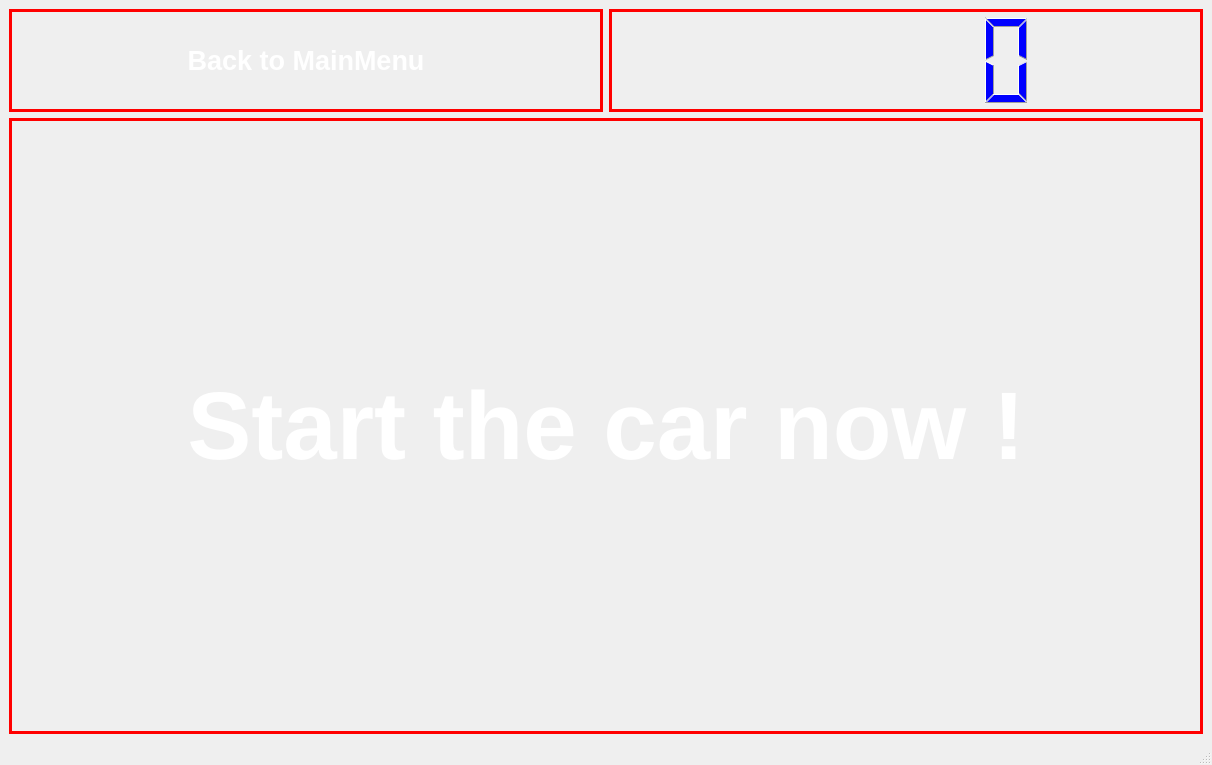
<?xml version="1.0" encoding="UTF-8"?>
<ui version="4.0">
 <class>start_car</class>
 <widget class="QMainWindow" name="start_car">
  <property name="geometry">
   <rect>
    <x>0</x>
    <y>0</y>
    <width>1212</width>
    <height>765</height>
   </rect>
  </property>
  <property name="windowTitle">
   <string>start_car</string>
  </property>
  <property name="styleSheet">
   <string notr="true"> background-image: url('/home/phong/Desktop/antitheft/GUI/3/b.png');
</string>
  </property>
  <widget class="QWidget" name="centralwidget">
   <layout class="QVBoxLayout" name="verticalLayout" stretch="2,12">
    <item>
     <layout class="QHBoxLayout" name="horizontalLayout">
      <item>
       <widget class="QPushButton" name="back_to_main">
        <property name="sizePolicy">
         <sizepolicy hsizetype="Preferred" vsizetype="Preferred">
          <horstretch>0</horstretch>
          <verstretch>0</verstretch>
         </sizepolicy>
        </property>
        <property name="font">
         <font>
          <pointsize>20</pointsize>
          <weight>75</weight>
          <bold>true</bold>
         </font>
        </property>
        <property name="styleSheet">
         <string notr="true">color:white;
border: 3px solid red;</string>
        </property>
        <property name="text">
         <string>Back to MainMenu</string>
        </property>
       </widget>
      </item>
      <item>
       <widget class="QLCDNumber" name="lcdNumber">
        <property name="styleSheet">
         <string notr="true">color:blue;
border: 3px solid red;</string>
        </property>
       </widget>
      </item>
     </layout>
    </item>
    <item>
     <widget class="QLabel" name="label">
      <property name="font">
       <font>
        <pointsize>72</pointsize>
        <weight>75</weight>
        <italic>false</italic>
        <bold>true</bold>
       </font>
      </property>
      <property name="styleSheet">
       <string notr="true">color:white;
border: 3px solid red;</string>
      </property>
      <property name="text">
       <string>Start the car now !</string>
      </property>
      <property name="alignment">
       <set>Qt::AlignCenter</set>
      </property>
     </widget>
    </item>
   </layout>
  </widget>
  <widget class="QStatusBar" name="statusbar"/>
 </widget>
 <resources/>
 <connections/>
</ui>
